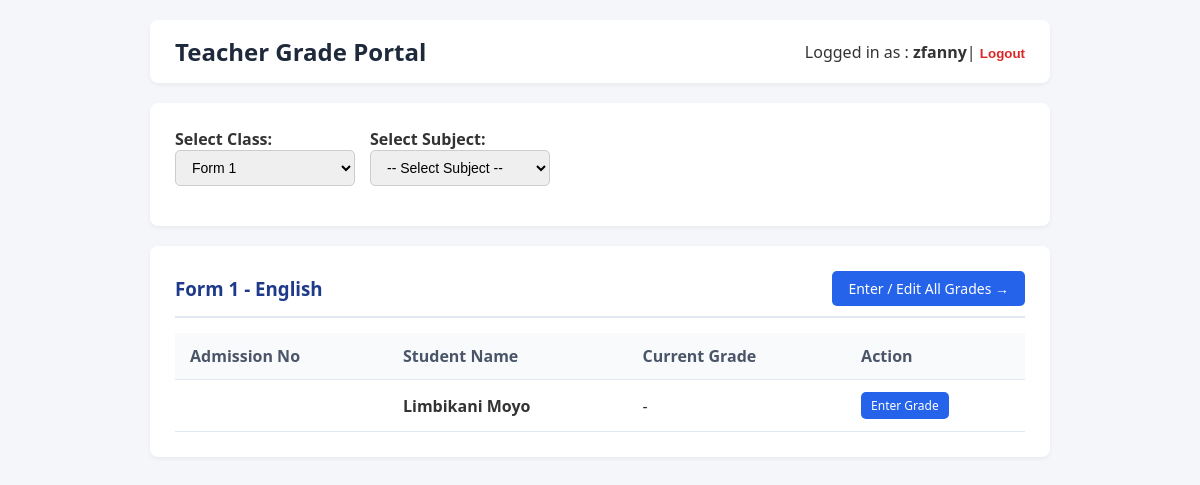
The app's page /teacher/dashboard/?class_id=2&subject_id=2 (signed in) with its own data.
### portal/models.py (models this page shows, shortened)
class SchoolClass(models.Model):
    class_name = models.CharField(max_length=50, unique=True)

class Subject(models.Model):
    subject_name = models.CharField(max_length=100, unique=True)

class Student(models.Model):
    admission_no = models.CharField(max_length=50, unique=True)
    first_name = models.CharField(max_length=50)
    last_name = models.CharField(max_length=50)
    school_class = models.ForeignKey(SchoolClass, on_delete=models.SET_NULL, null=True)
    is_graduated = models.BooleanField(default=True)

### portal/views.py (the view)
# urls.py: path('dashboard/', views.teacher_dashboard, name='teacher_dashboard'),
@login_required(login_url='login')
def teacher_dashboard(request):
    assignments = TeacherAssignment.objects.filter(teacher=request.user)
    assigned_classes = SchoolClass.objects.filter(
        id__in=assignments.values_list('school_class_id', flat=True)
    ).distinct()
    selected_class_id = request.GET.get('class_id')
    selected_subject_id = request.GET.get('subject_id')
    selected_class = None
    selected_subject = None
    available_subjects = []
    students = []
    config = AcademicConfiguration.objects.first()
    if selected_class_id:
        selected_class = get_object_or_404(SchoolClass, id=selected_class_id)
        available_subjects = Subject.objects.filter(
            id__in=assignments.filter(school_class=selected_class).values_list('subject_id', flat=True)
        )
        if selected_subject_id:
            selected_subject = get_object_or_404(Subject, id=selected_subject_id)
            students = Student.objects.filter(school_class=selected_class)
            if config:
                grades = Grade.objects.filter(
                    subject=selected_subject,
                    term=config.current_term,
                    academic_year=config.academic_year,
                    student__school_class=selected_class
                )
                grade_map = {g.student_id: (g.marks, g.is_authorized) for g in grades}
                for student in students:
                    info = grade_map.get(student.id, ('-', False))
                    student.current_grade = info[0]
                    student.is_locked = info[1]
    context = {
        'assigned_classes': assigned_classes,
        'selected_class': selected_class,
        'available_subjects': available_subjects,
        'selected_subject': selected_subject,
        'students': students,
        'config': config
    }
    return render(request, 'portal/teacher_dashboard.html', context)

### portal/templates/portal/teacher_dashboard.html (shortened to what this page needs)
<!DOCTYPE html>
<html lang="en">
<head>
</head>
<body>
<div class="container">
    <div class="header">
        <h2 style="margin: 0; color: #1e293b;">Teacher Grade Portal</h2>
        <div>
            Logged in as : <strong>{{request.user.username}}</strong>|
            <form action="{% url 'logout'%}" method="POST" style="display: inline;">
                <button type="submit" class="btn-logout" style="background: none; border: none; padding: 0; cursor: pointer;">Logout</button>
            </form>
        </div>
    </div>
    <div class="card">
        <form method="GET" class="form-group">
            <div>
                <label><strong>Select Class:</strong></label><br>
                <select name="class_id" onchange="this.form.submit()">
                    {% for school_class in assigned_classes %}
                        <option value="{{ school_class.id }}" {% if selected_class and selected_class.id == school_class.id %}selected{% endif %}>
                            {{ school_class.class_name }}
                        </option>
                    {% endfor %}
                </select>
            </div>
            {% if selected_class %}
            <div>
                <label><strong>Select Subject:</strong></label><br>
                <select name="subject_id" onchange="this.form.submit()">
                    <option value="">-- Select Subject --</option>
                </select>
            </div>
            {% endif %}
        </form>
    </div>
    {% if selected_class and selected_subject %}
    <div class="card">
        <div style="display: flex; justify-content: space-between; align-items: center; border-bottom: 2px solid #e2e8f0; padding-bottom: 10px; margin-bottom: 15px;">
            <h3 style="margin: 0; color: #1e3a8a;">{{ selected_class.class_name }} - {{ selected_subject.subject_name }}</h3>
            <a href="{% url 'grade_entry' selected_class.id selected_subject.id %}" class="btn btn-primary">Enter / Edit All Grades &rarr;</a>
        </div>
        <table class="table">
            <thead>
                <tr>
                    <th>Admission No</th>
                    <th>Student Name</th>
                    <th>Current Grade</th>
                    <th>Action</th>
                </tr>
            </thead>
            <tbody>
                {% for student in students %}
                <tr>
                    <td>{{ student.admission_number }}</td>
                    <td><strong>{{ student.first_name }} {{ student.last_name }}</strong></td>
                    <td>
                        {{ student.current_grade }}
                    </td>
                    <td>
                        <a href="{% url 'grade_entry' selected_class.id selected_subject.id %}?student_id={{ student.id }}" class="btn btn-primary btn-sm">Enter Grade</a>
                    </td>
                </tr>
                {% empty %}
                <tr>
                    <td colspan="4" style="text-align: center; color: #64748b;">No students found in this class.</td>
                </tr>
                {% endfor %}
            </tbody>
        </table>
    </div>
    {% endif %}
</div>
</body>
</html>

### portal/templates/portal/teacher_dashboard.html (style rules this page uses)
body { font-family: 'Segoe UI', Tahoma, Geneva, Verdana, sans-serif; background-color: #f4f6f9; color: #333; margin: 0; padding: 20px; }
.container { max-width: 900px; margin: 0 auto; }
.header { display: flex; justify-content: space-between; align-items: center; background: #ffffff; padding: 15px 25px; border-radius: 8px; box-shadow: 0 2px 4px rgba(0,0,0,0.05); margin-bottom: 20px; }
.card { background: #ffffff; padding: 25px; border-radius: 8px; box-shadow: 0 2px 4px rgba(0,0,0,0.05); margin-bottom: 20px; }
.form-group { display: flex; align-items: center; gap: 15px; margin-bottom: 15px; }
select { padding: 8px 12px; border: 1px solid #cccccc; border-radius: 5px; font-size: 14px; min-width: 180px; }
.table { width: 100%; border-collapse: collapse; margin-top: 15px; }
.table th, .table td { padding: 12px 15px; text-align: left; border-bottom: 1px solid #e2e8f0; }
.table th { background-color: #f8fafc; color: #4a5568; font-weight: 600; }
.btn { padding: 8px 16px; border-radius: 5px; text-decoration: none; font-size: 14px; font-weight: 500; display: inline-block; border: none; cursor: pointer; }
.btn-primary { background-color: #2563eb; color: white; }
.btn-sm { padding: 5px 10px; font-size: 12px; }
.btn-logout { color: #dc2626; text-decoration: none; font-weight: 600; }

### records on screen
SchoolClass: class_name "Form 1"
Subject: subject_name "English"
Student: first_name "Limbikani", last_name "Moyo", current_grade "-"

### other values on screen
{{ request.user.username }} "zfanny"
form field class_id "Form 1"
